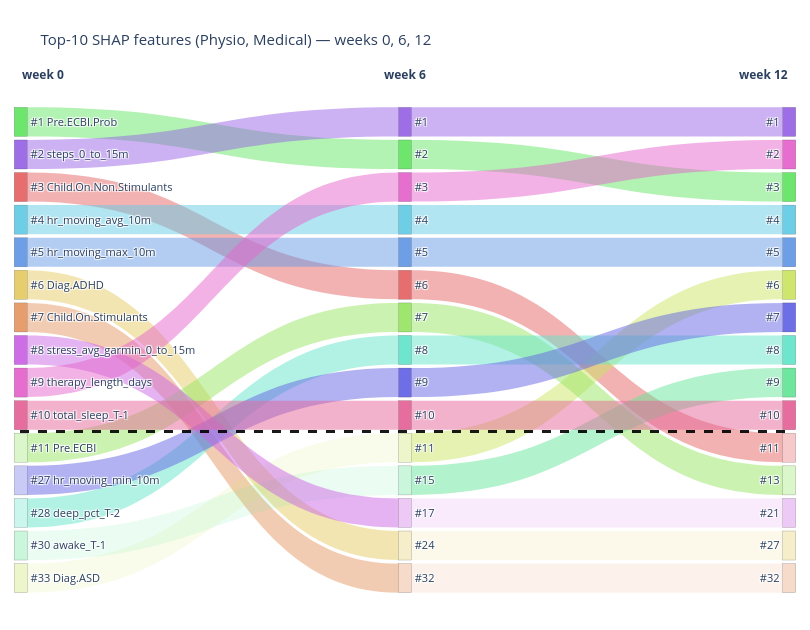

The notebook cell saved with this chart:
### Code cell
# Coarser view: start / mid / end of the studied window.
fig_coarse_med = feature_sankey(
    [0, 6, 12],
    importance_by_week_med,
    title="Top-10 SHAP features (Physio, Medical) — weeks 0, 6, 12",
)
fig_coarse_med.show()

### Figure 1 — Plotly figure (JSON) as saved in the notebook; plotly's stock layout.template omitted (floating-point values rounded to 4 significant figures)
{"data": [{"arrangement": "fixed", "link": {"color": ["rgba(229,103,103,0.5)", "rgba(229,153,103,0.5)", "rgba(229,204,103,0.5)", "rgba(204,229,103,0.13)", "rgba(153,229,103,0.5)", "rgba(103,229,103,0.5)", "rgba(103,229,153,0.13)", "rgba(103,229,204,0.5)", "rgba(103,204,229,0.5)", "rgba(103,153,229,0.5)", "rgba(103,103,229,0.5)", "rgba(153,103,229,0.5)", "rgba(204,103,229,0.5)", "rgba(229,103,204,0.5)", "rgba(229,103,153,0.5)", "rgba(229,103,103,0.5)", "rgba(229,153,103,0.13)", "rgba(229,204,103,0.13)", "rgba(204,229,103,0.5)", "rgba(153,229,103,0.5)", "rgba(103,229,103,0.5)", "rgba(103,229,153,0.5)", "rgba(103,229,204,0.5)", "rgba(103,204,229,0.5)", "rgba(103,153,229,0.5)", "rgba(103,103,229,0.5)", "rgba(153,103,229,0.5)", "rgba(204,103,229,0.13)", "rgba(229,103,204,0.5)", "rgba(229,103,153,0.5)"], "source": [2, 6, 5, 14, 10, 0, 13, 12, 3, 4, 11, 1, 7, 8, 9, 20, 29, 28, 25, 21, 16, 26, 22, 18, 19, 23, 15, 27, 17, 24], "target": [20, 29, 28, 25, 21, 16, 26, 22, 18, 19, 23, 15, 27, 17, 24, 40, 44, 43, 35, 41, 32, 38, 37, 33, 34, 36, 30, 42, 31, 39], "value": [1.0, 1.0, 1.0, 1.0, 1.0, 1.0, 1.0, 1.0, 1.0, 1.0, 1.0, 1.0, 1.0, 1.0, 1.0, 1.0, 1.0, 1.0, 1.0, 1.0, 1.0, 1.0, 1.0, 1.0, 1.0, 1.0, 1.0, 1.0, 1.0, 1.0]}, "node": {"color": ["rgba(103,229,103,0.95)", "rgba(153,103,229,0.95)", "rgba(229,103,103,0.95)", "rgba(103,204,229,0.95)", "rgba(103,153,229,0.95)", "rgba(229,204,103,0.95)", "rgba(229,153,103,0.95)", "rgba(204,103,229,0.95)", "rgba(229,103,204,0.95)", "rgba(229,103,153,0.95)", "rgba(153,229,103,0.35)", "rgba(103,103,229,0.35)", "rgba(103,229,204,0.35)", "rgba(103,229,153,0.35)", "rgba(204,229,103,0.35)", "rgba(153,103,229,0.95)", "rgba(103,229,103,0.95)", "rgba(229,103,204,0.95)", "rgba(103,204,229,0.95)", "rgba(103,153,229,0.95)", "rgba(229,103,103,0.95)", "rgba(153,229,103,0.95)", "rgba(103,229,204,0.95)", "rgba(103,103,229,0.95)", "rgba(229,103,153,0.95)", "rgba(204,229,103,0.35)", "rgba(103,229,153,0.35)", "rgba(204,103,229,0.35)", "rgba(229,204,103,0.35)", "rgba(229,153,103,0.35)", "rgba(153,103,229,0.95)", "rgba(229,103,204,0.95)", "rgba(103,229,103,0.95)", "rgba(103,204,229,0.95)", "rgba(103,153,229,0.95)", "rgba(204,229,103,0.95)", "rgba(103,103,229,0.95)", "rgba(103,229,204,0.95)", "rgba(103,229,153,0.95)", "rgba(229,103,153,0.95)", "rgba(229,103,103,0.35)", "rgba(153,229,103,0.35)", "rgba(204,103,229,0.35)", "rgba(229,204,103,0.35)", "rgba(229,153,103,0.35)"], "label": ["#1 Pre.ECBI.Prob", "#2 steps_0_to_15m", "#3 Child.On.Non.Stimulants", "#4 hr_moving_avg_10m", "#5 hr_moving_max_10m", "#6 Diag.ADHD", "#7 Child.On.Stimulants", "#8 stress_avg_garmin_0_to_15m", "#9 therapy_length_days", "#10 total_sleep_T-1", "#11 Pre.ECBI", "#27 hr_moving_min_10m", "#28 deep_pct_T-2", "#30 awake_T-1", "#33 Diag.ASD", "#1", "#2", "#3", "#4", "#5", "#6", "#7", "#8", "#9", "#10", "#11", "#15", "#17", "#24", "#32", "#1", "#2", "#3", "#4", "#5", "#6", "#7", "#8", "#9", "#10", "#11", "#13", "#21", "#27", "#32"], "line": {"color": "rgba(0,0,0,0.3)", "width": 0.5}, "pad": 6, "thickness": 13, "x": [0.001, 0.001, 0.001, 0.001, 0.001, 0.001, 0.001, 0.001, 0.001, 0.001, 0.001, 0.001, 0.001, 0.001, 0.001, 0.5, 0.5, 0.5, 0.5, 0.5, 0.5, 0.5, 0.5, 0.5, 0.5, 0.5, 0.5, 0.5, 0.5, 0.5, 0.999, 0.999, 0.999, 0.999, 0.999, 0.999, 0.999, 0.999, 0.999, 0.999, 0.999, 0.999, 0.999, 0.999, 0.999], "y": [0.06133, 0.124, 0.1867, 0.2493, 0.312, 0.3747, 0.4373, 0.5, 0.5627, 0.6253, 0.688, 0.7507, 0.8133, 0.876, 0.9387, 0.06133, 0.124, 0.1867, 0.2493, 0.312, 0.3747, 0.4373, 0.5, 0.5627, 0.6253, 0.688, 0.7507, 0.8133, 0.876, 0.9387, 0.06133, 0.124, 0.1867, 0.2493, 0.312, 0.3747, 0.4373, 0.5, 0.5627, 0.6253, 0.688, 0.7507, 0.8133, 0.876, 0.9387]}, "type": "sankey"}], "layout": {"annotations": [{"font": {"size": 12}, "showarrow": false, "text": "<b>week 0</b>", "x": 0.0, "xref": "paper", "y": 1.05, "yref": "paper"}, {"font": {"size": 12}, "showarrow": false, "text": "<b>week 6</b>", "x": 0.5, "xref": "paper", "y": 1.05, "yref": "paper"}, {"font": {"size": 12}, "showarrow": false, "text": "<b>week 12</b>", "x": 1.0, "xref": "paper", "y": 1.05, "yref": "paper"}], "font": {"size": 11}, "height": 630, "margin": {"b": 20, "l": 20, "r": 20, "t": 90}, "shapes": [{"line": {"color": "rgba(0,0,0,0.9)", "dash": "dash", "width": 3}, "type": "line", "x0": 0, "x1": 1, "xref": "paper", "y0": 0.3433, "y1": 0.3433, "yref": "paper"}], "title": {"text": "Top-10 SHAP features (Physio, Medical) — weeks 0, 6, 12"}, "width": 810}}
